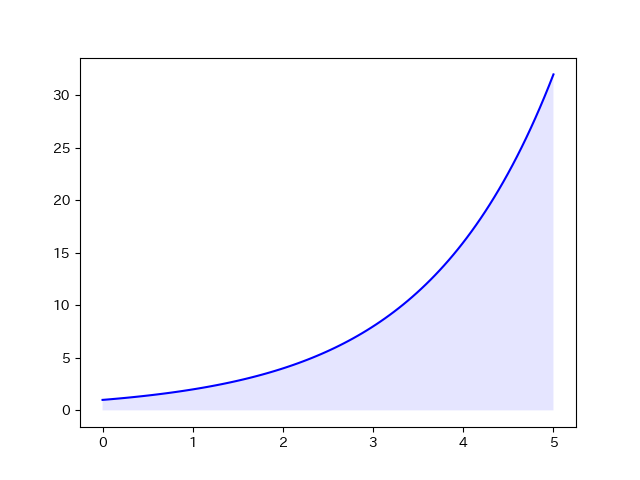

Here is the Python script that generated this plot:
import imp
import math

import pandas as pd
import numpy as np
from matplotlib import pylab as plt

import japanize_matplotlib 

def f(x):
    return 2**x

def one_sixth(alpha,beta):
    area_square=(beta-alpha)*(alpha**2)
    area_a=((beta-alpha)**3)/6
    return area_square-area_a

def rieman_inte(alpha,beta,n):
    d=(beta-alpha)/n
    s=0
    for i in range(n):
        s+=d*f(alpha+(i+1)*d)
    return s

t=np.linspace(0,5,100)
plt.plot(t,f(t),color='b')
plt.fill_between(t,np.zeros(100),f(t),facecolor='b',alpha=0.1)
plt.savefig("rieman_inte.png")

print("one_sixth")
print(one_sixth(-5,5))
print("rieman_inte")
print(rieman_inte(-5,5,100))

plt.show()